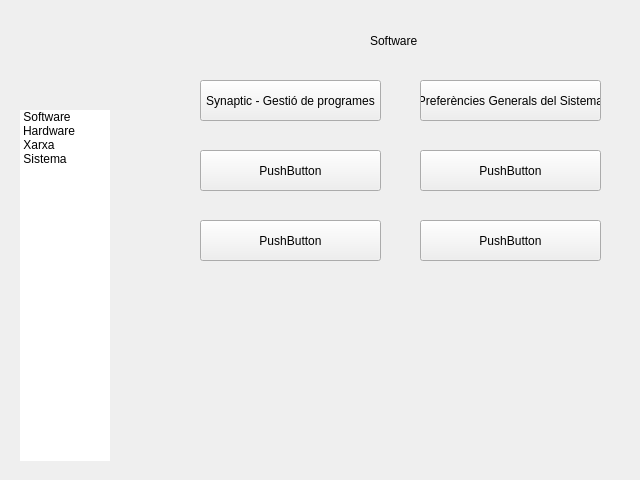
<ui version="4.0" >
 <class>Form</class>
 <widget class="QWidget" name="Form" >
  <property name="geometry" >
   <rect>
    <x>0</x>
    <y>0</y>
    <width>640</width>
    <height>480</height>
   </rect>
  </property>
  <property name="windowTitle" >
   <string>Form</string>
  </property>
  <widget class="QLabel" name="label_2" >
   <property name="geometry" >
    <rect>
     <x>-1</x>
     <y>0</y>
     <width>640</width>
     <height>480</height>
    </rect>
   </property>
   <property name="text" >
    <string/>
   </property>
   <property name="pixmap" >
    <pixmap>../../../../../usr/share/kademar/utils/cadi/img/bg/instalador.png</pixmap>
   </property>
  </widget>
  <widget class="QStackedWidget" name="pageWidget" >
   <property name="geometry" >
    <rect>
     <x>150</x>
     <y>0</y>
     <width>491</width>
     <height>481</height>
    </rect>
   </property>
   <property name="currentIndex" >
    <number>0</number>
   </property>
   <widget class="QWidget" name="software" >
    <property name="geometry" >
     <rect>
      <x>0</x>
      <y>0</y>
      <width>491</width>
      <height>481</height>
     </rect>
    </property>
    <widget class="QPushButton" name="b_synaptic" >
     <property name="geometry" >
      <rect>
       <x>50</x>
       <y>80</y>
       <width>181</width>
       <height>41</height>
      </rect>
     </property>
     <property name="text" >
      <string>Synaptic - Gestió de programes</string>
     </property>
    </widget>
    <widget class="QPushButton" name="b_preferencies_sistema" >
     <property name="geometry" >
      <rect>
       <x>270</x>
       <y>80</y>
       <width>181</width>
       <height>41</height>
      </rect>
     </property>
     <property name="text" >
      <string>Preferències Generals del Sistema</string>
     </property>
    </widget>
    <widget class="QPushButton" name="pushButton_4" >
     <property name="geometry" >
      <rect>
       <x>270</x>
       <y>150</y>
       <width>181</width>
       <height>41</height>
      </rect>
     </property>
     <property name="text" >
      <string>PushButton</string>
     </property>
    </widget>
    <widget class="QPushButton" name="pushButton_3" >
     <property name="geometry" >
      <rect>
       <x>50</x>
       <y>150</y>
       <width>181</width>
       <height>41</height>
      </rect>
     </property>
     <property name="text" >
      <string>PushButton</string>
     </property>
    </widget>
    <widget class="QPushButton" name="pushButton_6" >
     <property name="geometry" >
      <rect>
       <x>270</x>
       <y>220</y>
       <width>181</width>
       <height>41</height>
      </rect>
     </property>
     <property name="text" >
      <string>PushButton</string>
     </property>
    </widget>
    <widget class="QPushButton" name="pushButton_5" >
     <property name="geometry" >
      <rect>
       <x>50</x>
       <y>220</y>
       <width>181</width>
       <height>41</height>
      </rect>
     </property>
     <property name="text" >
      <string>PushButton</string>
     </property>
    </widget>
    <widget class="QLabel" name="label_4" >
     <property name="geometry" >
      <rect>
       <x>220</x>
       <y>30</y>
       <width>91</width>
       <height>21</height>
      </rect>
     </property>
     <property name="text" >
      <string>Software</string>
     </property>
    </widget>
   </widget>
   <widget class="QWidget" name="hardware" >
    <property name="geometry" >
     <rect>
      <x>0</x>
      <y>0</y>
      <width>491</width>
      <height>481</height>
     </rect>
    </property>
    <widget class="QLabel" name="label_5" >
     <property name="geometry" >
      <rect>
       <x>220</x>
       <y>30</y>
       <width>91</width>
       <height>21</height>
      </rect>
     </property>
     <property name="text" >
      <string>Hardware</string>
     </property>
    </widget>
    <widget class="QPushButton" name="b_bluetooth" >
     <property name="geometry" >
      <rect>
       <x>50</x>
       <y>150</y>
       <width>181</width>
       <height>41</height>
      </rect>
     </property>
     <property name="text" >
      <string>Bluetooth</string>
     </property>
    </widget>
    <widget class="QPushButton" name="pushButton_14" >
     <property name="geometry" >
      <rect>
       <x>50</x>
       <y>220</y>
       <width>181</width>
       <height>41</height>
      </rect>
     </property>
     <property name="text" >
      <string/>
     </property>
    </widget>
    <widget class="QPushButton" name="b_impressores" >
     <property name="geometry" >
      <rect>
       <x>50</x>
       <y>80</y>
       <width>181</width>
       <height>41</height>
      </rect>
     </property>
     <property name="text" >
      <string>Impressores</string>
     </property>
    </widget>
    <widget class="QPushButton" name="pushButton_16" >
     <property name="geometry" >
      <rect>
       <x>270</x>
       <y>220</y>
       <width>181</width>
       <height>41</height>
      </rect>
     </property>
     <property name="text" >
      <string/>
     </property>
    </widget>
    <widget class="QPushButton" name="b_kinfocenter" >
     <property name="geometry" >
      <rect>
       <x>270</x>
       <y>150</y>
       <width>181</width>
       <height>41</height>
      </rect>
     </property>
     <property name="text" >
      <string>Informació de Sistema</string>
     </property>
    </widget>
    <widget class="QPushButton" name="b_teclats_multimedia" >
     <property name="geometry" >
      <rect>
       <x>270</x>
       <y>80</y>
       <width>181</width>
       <height>41</height>
      </rect>
     </property>
     <property name="text" >
      <string>Teclats Multimèdia</string>
     </property>
    </widget>
   </widget>
   <widget class="QWidget" name="xarxa" >
    <property name="geometry" >
     <rect>
      <x>0</x>
      <y>0</y>
      <width>491</width>
      <height>481</height>
     </rect>
    </property>
    <widget class="QPushButton" name="b_wifi" >
     <property name="geometry" >
      <rect>
       <x>50</x>
       <y>80</y>
       <width>181</width>
       <height>41</height>
      </rect>
     </property>
     <property name="text" >
      <string>Sense Fils - Wifi</string>
     </property>
    </widget>
    <widget class="QPushButton" name="b_eth" >
     <property name="geometry" >
      <rect>
       <x>270</x>
       <y>80</y>
       <width>181</width>
       <height>41</height>
      </rect>
     </property>
     <property name="text" >
      <string>Tarja de Xarxa</string>
     </property>
    </widget>
    <widget class="QPushButton" name="pushButton_22" >
     <property name="geometry" >
      <rect>
       <x>270</x>
       <y>220</y>
       <width>181</width>
       <height>41</height>
      </rect>
     </property>
     <property name="text" >
      <string/>
     </property>
    </widget>
    <widget class="QLabel" name="label_6" >
     <property name="geometry" >
      <rect>
       <x>220</x>
       <y>30</y>
       <width>91</width>
       <height>21</height>
      </rect>
     </property>
     <property name="text" >
      <string>Xarxa</string>
     </property>
    </widget>
    <widget class="QPushButton" name="b_gprs" >
     <property name="geometry" >
      <rect>
       <x>50</x>
       <y>220</y>
       <width>181</width>
       <height>41</height>
      </rect>
     </property>
     <property name="text" >
      <string>GPRS</string>
     </property>
    </widget>
    <widget class="QPushButton" name="b_modem" >
     <property name="geometry" >
      <rect>
       <x>50</x>
       <y>150</y>
       <width>181</width>
       <height>41</height>
      </rect>
     </property>
     <property name="text" >
      <string>Modem</string>
     </property>
    </widget>
    <widget class="QPushButton" name="b_adsl" >
     <property name="geometry" >
      <rect>
       <x>270</x>
       <y>150</y>
       <width>181</width>
       <height>41</height>
      </rect>
     </property>
     <property name="text" >
      <string>ADSL/PPoE</string>
     </property>
    </widget>
   </widget>
   <widget class="QWidget" name="sistema" >
    <property name="geometry" >
     <rect>
      <x>0</x>
      <y>0</y>
      <width>491</width>
      <height>481</height>
     </rect>
    </property>
    <widget class="QPushButton" name="b_samba" >
     <property name="geometry" >
      <rect>
       <x>50</x>
       <y>150</y>
       <width>181</width>
       <height>41</height>
      </rect>
     </property>
     <property name="text" >
      <string>Samba - Compartir Fitxers</string>
     </property>
    </widget>
    <widget class="QLabel" name="label_7" >
     <property name="geometry" >
      <rect>
       <x>220</x>
       <y>30</y>
       <width>91</width>
       <height>21</height>
      </rect>
     </property>
     <property name="text" >
      <string>Sistema</string>
     </property>
    </widget>
    <widget class="QPushButton" name="b_grub" >
     <property name="geometry" >
      <rect>
       <x>270</x>
       <y>150</y>
       <width>181</width>
       <height>41</height>
      </rect>
     </property>
     <property name="text" >
      <string>Restauració d'engegada - GRUB</string>
     </property>
    </widget>
    <widget class="QPushButton" name="b_serveis" >
     <property name="geometry" >
      <rect>
       <x>270</x>
       <y>80</y>
       <width>181</width>
       <height>41</height>
      </rect>
     </property>
     <property name="text" >
      <string>Activacio de Serveis</string>
     </property>
    </widget>
    <widget class="QPushButton" name="pushButton_10" >
     <property name="geometry" >
      <rect>
       <x>50</x>
       <y>220</y>
       <width>181</width>
       <height>41</height>
      </rect>
     </property>
     <property name="text" >
      <string>PushButton</string>
     </property>
    </widget>
    <widget class="QPushButton" name="pushButton_11" >
     <property name="geometry" >
      <rect>
       <x>270</x>
       <y>220</y>
       <width>181</width>
       <height>41</height>
      </rect>
     </property>
     <property name="text" >
      <string>PushButton</string>
     </property>
    </widget>
    <widget class="QPushButton" name="b_sistema_grafic" >
     <property name="geometry" >
      <rect>
       <x>50</x>
       <y>80</y>
       <width>181</width>
       <height>41</height>
      </rect>
     </property>
     <property name="text" >
      <string>Sistema gràfic</string>
     </property>
    </widget>
   </widget>
  </widget>
  <widget class="QListWidget" name="listWidget" >
   <property name="geometry" >
    <rect>
     <x>20</x>
     <y>110</y>
     <width>90</width>
     <height>351</height>
    </rect>
   </property>
   <property name="frameShape" >
    <enum>QFrame::NoFrame</enum>
   </property>
   <property name="iconSize" >
    <size>
     <width>48</width>
     <height>48</height>
    </size>
   </property>
   <property name="movement" >
    <enum>QListView::Static</enum>
   </property>
   <property name="viewMode" >
    <enum>QListView::IconMode</enum>
   </property>
   <property name="currentRow" >
    <number>-1</number>
   </property>
   <item>
    <property name="text" >
     <string>Software</string>
    </property>
    <property name="icon" >
     <iconset>
      <normaloff>../../../../../usr/share/kademar/utils/cadi/img/software.png</normaloff>../../../../../usr/share/kademar/utils/cadi/img/software.png</iconset>
    </property>
   </item>
   <item>
    <property name="text" >
     <string>Hardware</string>
    </property>
    <property name="icon" >
     <iconset>
      <normaloff>../../../../../usr/share/kademar/utils/cadi/img/hardware.png</normaloff>../../../../../usr/share/kademar/utils/cadi/img/hardware.png</iconset>
    </property>
   </item>
   <item>
    <property name="text" >
     <string>Xarxa</string>
    </property>
    <property name="icon" >
     <iconset>
      <normaloff>../../../../../usr/share/kademar/utils/cadi/img/xarxa.png</normaloff>../../../../../usr/share/kademar/utils/cadi/img/xarxa.png</iconset>
    </property>
   </item>
   <item>
    <property name="text" >
     <string>Sistema</string>
    </property>
    <property name="icon" >
     <iconset>
      <normaloff>../../../../../usr/share/kademar/utils/cadi/img/sistema.png</normaloff>../../../../../usr/share/kademar/utils/cadi/img/sistema.png</iconset>
    </property>
   </item>
  </widget>
  <widget class="QLabel" name="label_3" >
   <property name="geometry" >
    <rect>
     <x>15</x>
     <y>7</y>
     <width>110</width>
     <height>80</height>
    </rect>
   </property>
   <property name="text" >
    <string/>
   </property>
   <property name="pixmap" >
    <pixmap>../../../../../usr/share/kademar/utils/cadi/img/kademar.png</pixmap>
   </property>
  </widget>
 </widget>
 <resources/>
 <connections/>
</ui>
